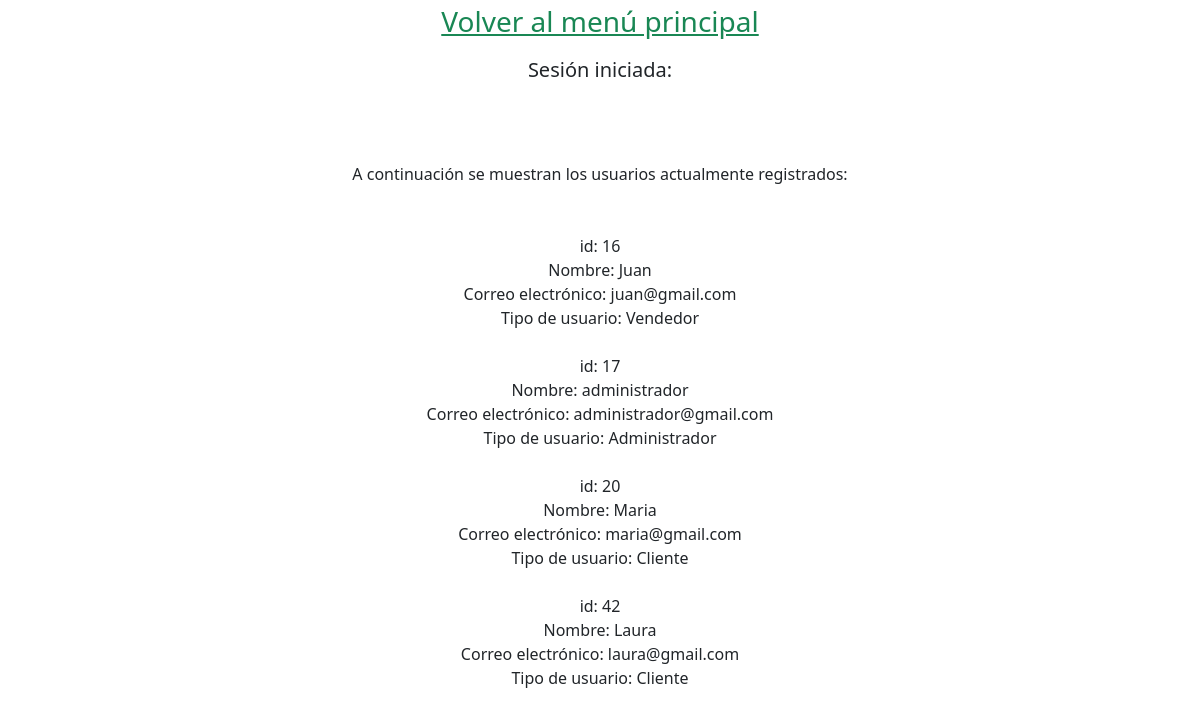
The app's page /Sanchez_Laura_Practica2_codigo/Usuarios/showUsers.php with its own data.
### tables this page shows
CREATE TABLE `usuario` (
  `usuario_id` int(5) NOT NULL,
  `nombre` varchar(35) NOT NULL,
  `correo` varchar(100) NOT NULL,
  `clave` varchar(80) NOT NULL,
  `tipo_usuario` varchar(20) DEFAULT NULL
);

### Sanchez_Laura_Practica2_codigo/Usuarios/showUsers.php (the view, shortened to what this page needs)
<?php
require '../comun.php';
?>
<!DOCTYPE html>
<html lang="en">
<head>
    <link href="https://cdn.jsdelivr.net/npm/bootstrap@5.3.3/dist/css/bootstrap.min.css" rel="stylesheet">
</head>
<body>
<?php
$conexion = mysqli_connect('localhost', 'root','','inmobiliaria');
$sql = "SELECT * FROM usuario;";
$resultado=mysqli_query($conexion, $sql);
if (mysqli_num_rows($resultado) > 0) {
    echo("<div class='text-center mb-5'>A continuación se muestran los usuarios actualmente registrados:</div>");
    print("<div class='text-center'>");
    while($row = mysqli_fetch_assoc($resultado)) {
    echo "id: " . $row["usuario_id"]."<br>"."Nombre: " . $row["nombre"]."<br>". "  Correo electrónico: "
    . $row["correo"]."<br>". "  Tipo de usuario: " . $row["tipo_usuario"]."<br><br>";
    }
    print("</div>");
    } else {
    echo "No hay ningún usuario registrado por el momento";
    }
?>
</body>
</html>

### records on screen
usuario: usuario_id "16", nombre "Juan", correo "juan@gmail.com", tipo_usuario "Vendedor"
usuario: usuario_id "17", nombre "administrador", correo "administrador@gmail.com", tipo_usuario "Administrador"
usuario: usuario_id "20", nombre "Maria", correo "maria@gmail.com", tipo_usuario "Cliente"
usuario: usuario_id "42", nombre "Laura", correo "laura@gmail.com", tipo_usuario "Cliente"
